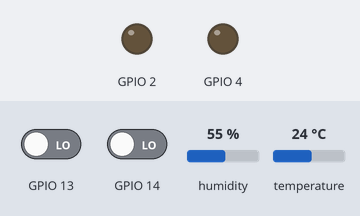
This sketch was run on a simulated ESP32. Parts: output pins drawn as LEDs (lit = HIGH). Inputs (shaded band) come from the test bench; at power-on: temperature 24 °C, GPIO 13 LOW, GPIO 14 LOW, humidity 55 %. What the sketch prints to the serial monitor is not drawn.

Above: at 2.8 s.
2.9 s: temperature set to 27 °C
6.2 s: temperature set to 30 °C
At 9.7 s:
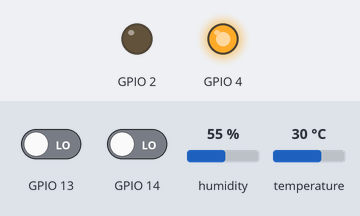
10.6 s: GPIO 13 driven HIGH
At 12.5 s:
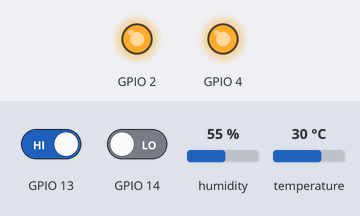
13.6 s: temperature set to 12 °C
At 15.7 s:
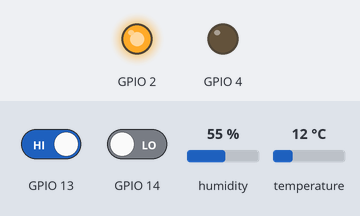
16.6 s: temperature set to 33 °C
At 20.4 s:
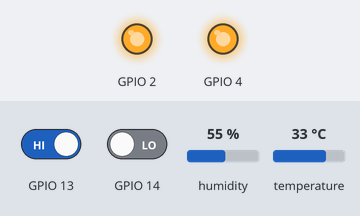
20.7 s: temperature set to 19 °C
At 24.0 s:
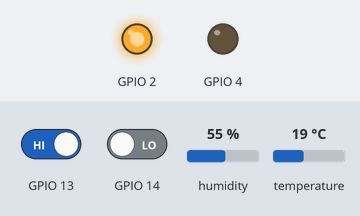
Timing chart, 0 to 25.5 s (numbered marks = the images above; inputs shaded):
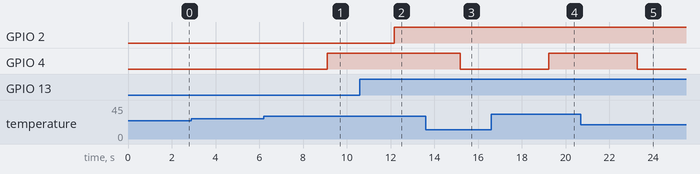

Measured:
- the behaviour switches between 28 and 29 °C on temperature (found by bisection; images 0 and 1)
- after the input at 2.9 s, every drawn part: stays the same
- after the input at 6.2 s, GPIO 4: LOW → HIGH after 2.9 s
- after the input at 10.6 s, GPIO 2: LOW → HIGH after 1.6 s
- after the input at 13.6 s, GPIO 4: HIGH → LOW after 1.6 s
- after the input at 16.6 s, GPIO 4: LOW → HIGH after 2.6 s
- after the input at 20.7 s, GPIO 4: HIGH → LOW after 2.6 s

The sketch:

dhtEsp32Funciones.ino
```cpp
/*
Sensor de temperatura y humedad
Boton1: Manual. Activa la refrigeración al ser presionado
Boton2: Alta demanda
Boton3: Sobre carga de funcionamiento

Led1: Refrigeracion manual
Led2: Refrigeración automática

1. Que se encienda la refrigeracion manual cada que se presione el boton de manual
2. La refrigeracion manual tiene prioridad a la refrigeracion automática.
3. Si la termperatura es alta (mayor a 28, por ejemplo), se activa la refrigeracion automática
4. Si tengo alta demanda o sobre carga, se activa la refrigeración automática
5. Si tengo alta demanda o sobrecarga de funcionamiento y ademas temperatura alta, se activan ambas refrigeraciones

Comportamiento
Entradas    B1, B2, B3, Temp (0 cuando temp <= 28, 1 cuando temp > 28)
Salidas     Led1, Led2

B1  B2  B3  Temp  Led1  Led2
0   0   0   0     0     0
0   0   0   1     0     1
0   0   1   0     0     1
0   0   1   1     1     1
0   1   0   0     0     1
0   1   0   1     1     1
0   1   1   0     0     1
0   1   1   1     1     1
1   0   0   0     1     0
1   0   0   1     1     1
1   0   1   0     1     1
1   0   1   1     1     1
1   1   0   0     1     1
1   1   0   1     1     1
1   1   1   0     1     1
1   1   1   1     1     1

Led1 = B3Temp + B2Temp + B1
Led2 = Temp + B3 + B2


Botones 14, 15, 13
Leds 4, 2
DHT11 12
*/
#include "DHT.h"

#define DHTPIN 15     // Digital pin connected to the DHT sensor
#define DHTTYPE DHT11   // DHT 11
//#define DHTTYPE DHT22   // DHT 22  (AM2302), AM2321
DHT dht(DHTPIN, DHTTYPE);
int estadoBoton1 = 0, estadoBoton2 = 0, estadoBoton3 = 0;
bool led1 = false, led2 = false, temBool = false;

void setup() {
  Serial.begin(9600);
  Serial.println("DHTxx test!");

  dht.begin();
  pinMode(13, INPUT);
  pinMode(14, INPUT);
  pinMode(15, INPUT);

  pinMode(4, OUTPUT);
  pinMode(2, OUTPUT);
}

void loop() {

  lectura();

  logica();

  salidas();

}

void lectura(){
  //lectura de botones
  estadoBoton1 = digitalRead(13);
  estadoBoton2 = digitalRead(14);
  estadoBoton3 = digitalRead(15);

  float t = dht.readTemperature();
  if(t <= 28)
    temBool = false;
  else if(t > 28)
    temBool = true;

}

void logica(){
  //logica
  //B3Temp + B2Temp + B1
  led1 = estadoBoton3 & temBool | estadoBoton2 & temBool | estadoBoton1;

  //Temp + B3 + B2
  led2 = temBool | estadoBoton3 | estadoBoton2;

}

void salidas(){
  if(led1 == true){
    digitalWrite(2, HIGH);
    delay(1000);
  }
  else{
    digitalWrite(2, LOW);
    delay(1000);
  }

  if(led2 == true){
    digitalWrite(4, HIGH);
    delay(1000);
  }
  else{
    digitalWrite(4, LOW);
    delay(1000);
  }

}
```
